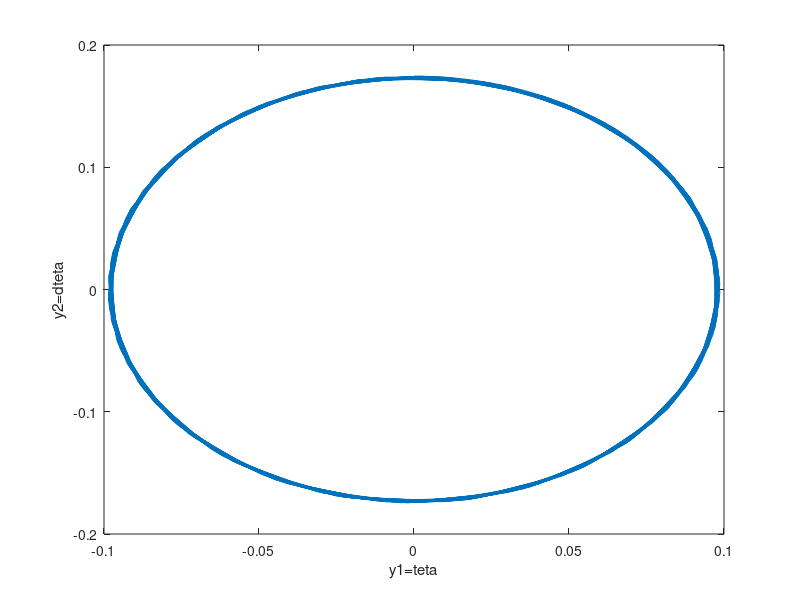

This figure's MATLAB source: (Note: this script raises an error after producing the figure.)
function pendulum

[~,y]=ode45(@pend,[0 200],[0 (10*pi/180)]);

plot(y(:,1),y(:,2));
xlabel('y1=teta')
ylabel('y2=dteta')
figure;
subplot 211;plot(y(:,1));
subplot 212;plot(y(:,2));

function DD= pend(t,y)

DD=[y(2);-sqrt(9.8)*sin(y(1))];